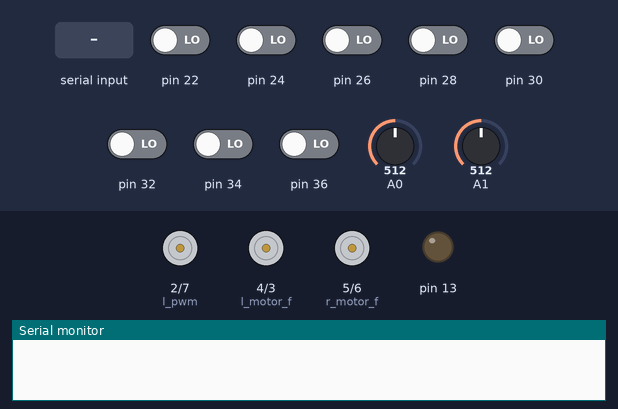
This sketch was run on a simulated Arduino Mega 2560, built with avr-gcc and run on an emulated ATmega2560. On the bench: motor-driver pin pairs drawn as motors (green arrow = first pin HIGH = forward, orange = second pin HIGH = backward, longer = more drive), output pins drawn as LEDs (lit = HIGH), the last lines printed to the serial monitor. The test bench sets the inputs (shaded band); at power-on: pin 22, pin 24, pin 26, pin 28, pin 30, pin 32, pin 34, pin 36 LOW, A0 = 512, A1 = 512.

Above: at 0.9 s.
1.0 s: "1" received over the second serial link
At 1.8 s:
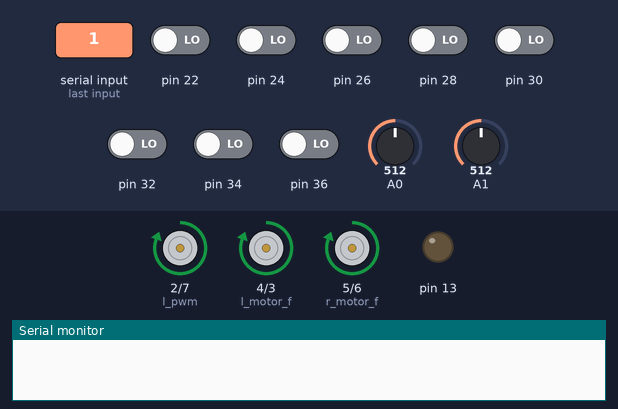
3.0 s: pin 28 driven HIGH
At 3.08 s:
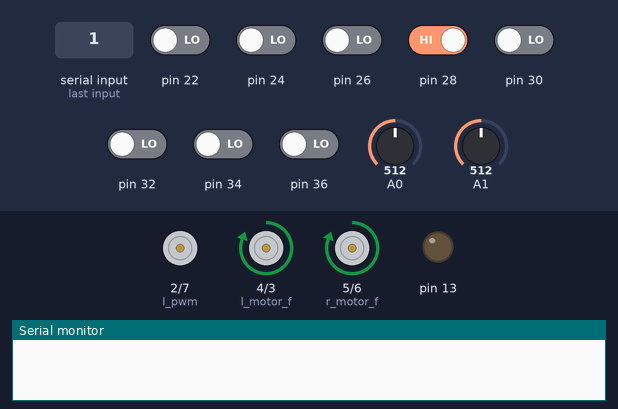
4.6 s: "0" received over the second serial link
At 5.6 s:
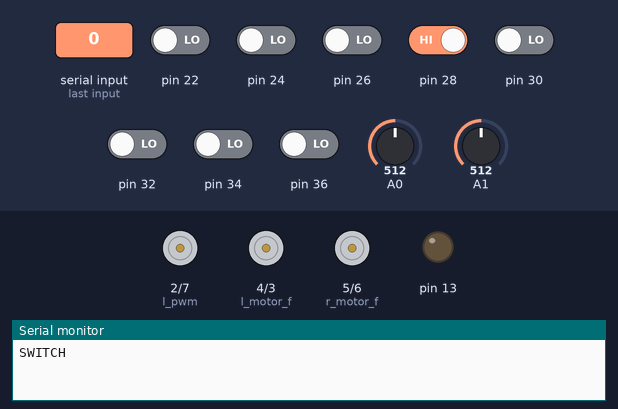
6.1 s: "2" received over the second serial link
At 6.9 s:
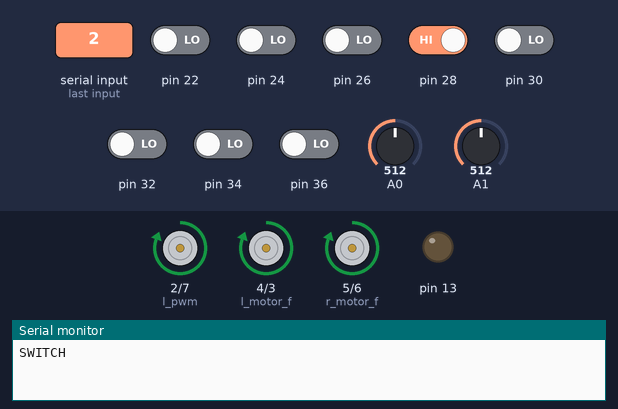
Timing chart, 0 to 9.1 s (numbered marks = the images above; inputs shaded):
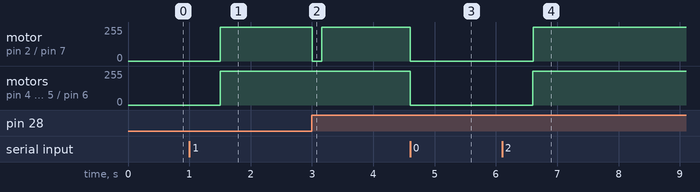

Measured:
- after the input at 1.0 s, motor on pin 2 (l_pwm) / pin 7 (r_pwm), motor on pin 4 (l_motor_f) / pin 3 (l_motor_b), motor on pin 5 (r_motor_f) / pin 6 (r_motor_b): stopped → forward 255/255 after 0.50 s
- after the input at 3.0 s, motor on pin 2 (l_pwm) / pin 7 (r_pwm): forward 255/255 → stopped at once, → forward 255/255 0.16 s later
- after the input at 4.6 s, motor on pin 2 (l_pwm) / pin 7 (r_pwm), motor on pin 4 (l_motor_f) / pin 3 (l_motor_b), motor on pin 5 (r_motor_f) / pin 6 (r_motor_b): forward 255/255 → stopped at once
- after the input at 6.1 s, motor on pin 2 (l_pwm) / pin 7 (r_pwm), motor on pin 4 (l_motor_f) / pin 3 (l_motor_b), motor on pin 5 (r_motor_f) / pin 6 (r_motor_b): stopped → forward 255/255 after 0.50 s

The sketch:

attempt_3.ino
```cpp
#include <QTRSensors.h>

/*qtrc*/
#define NUM_SENSORS 8
#define TIMEOUT 2500
#define EMITTER_PIN 38


int min_c[8] = {380, 380, 200, 100, 130, 370, 600, 520};
int max_c[8] = {1800, 1400, 900, 550, 650, 1600, 2200, 1400};
#define readline_high  1500

int pre_value;

/*Motor*/
#define l_motor_f 4
#define l_motor_b 3
#define r_motor_f 5
#define r_motor_b 6
#define l_pwm 2
#define r_pwm 7
QTRSensorsRC qtrrc((unsigned char[]) {
  22, 24, 26, 28, 30, 32, 34, 36
},
NUM_SENSORS, TIMEOUT, EMITTER_PIN);

unsigned int sensorValues[NUM_SENSORS];

unsigned int position;

//PD control
#define kp  .2
#define kd  2.2
#define max_speed 255
#define base_position 3500
int last_error = 0;

boolean black_line;
#define high 2000
#define low 500
#define turn_high 1500
#define analog_high  700
#define analog_low  500
#define right_sensor_high 900
#define right_sensor_low 300
#define left_sensor_high 900
#define left_sensor_low 300
int right_sensor; // A1
int left_sensor; // A0


void setup() {
  black_line = true;
  pinMode(l_motor_f, OUTPUT);
  pinMode(l_motor_b, OUTPUT);
  pinMode(r_motor_b, OUTPUT);
  pinMode(r_motor_f, OUTPUT);
  pinMode(l_pwm, OUTPUT);
  pinMode(r_pwm, OUTPUT);
  pinMode(13, OUTPUT);
  Serial.begin(9600);
  Serial1.begin(9600);
  right_sensor = analogRead(A1);
  left_sensor = analogRead(A0);
  Serial1.println("delays");
  while (!Serial1.available());
  Serial1.read();
  delay(500);

//  if ( right_sensor < 500 && left_sensor < 500)
//    black_line = true;
//  else
//    black_line = false;
}

void loop() {
start:
  bluetooth();
  position = readline();
  analogread();

  if (right_sensor > analog_high && (sensorValues[3] > high || sensorValues[4] > high))
  {

    analogWrite(l_pwm, 200);
    analogWrite(r_pwm, 200);
    do {
      bluetooth();
      analogread();
      if (left_sensor > analog_high)
      {
tsection:
        unsigned int tm = millis();; //track switch
        do {
          analogread();
          if ((millis() - tm) > 150)
          {
            black_line = !(black_line);
            Serial.println("SWITCH");
            goto start;
          }
        } while (left_sensor > analog_low);
      }
      analogread();
    } while (right_sensor > analog_low);
    do {
      bluetooth();
      position = readline();
    } while (sensorValues[0] < turn_high || sensorValues[1] < turn_high);
    right_turn();
  }

  else if (left_sensor > analog_high && (sensorValues[3] > high || sensorValues[4] > high))
  {
    analogWrite(l_pwm, 200);
    analogWrite(r_pwm, 200);
    do {
      bluetooth();
      analogread();
      if (right_sensor > analog_high)
        goto tsection;
    } while (left_sensor > analog_low);
    do {
      bluetooth();
      position = readline();
    } while (sensorValues[7] < turn_high || sensorValues[6] < turn_high);
    left_turn();
  }


  else
    follow_line(position);
}


void follow_line(unsigned int pos)
{
  digitalWrite(l_motor_b, LOW);
  digitalWrite(r_motor_b, LOW);
  digitalWrite(l_motor_f, HIGH);
  digitalWrite(r_motor_f, HIGH);
  int error = pos - base_position;
  int speed_var = kp * error + kd * (error - last_error);
  last_error = error;
  if (speed_var > 0) //left turn
  {
    analogWrite(l_pwm, max(0, max_speed - speed_var));
    analogWrite(r_pwm, max_speed);
  }
  else //right turn
  {
    analogWrite(r_pwm, max(0, max_speed + speed_var));
    analogWrite(l_pwm, max_speed);
  }

}


void right_turn()
{
  digitalWrite(r_motor_b, HIGH);
  digitalWrite(r_motor_f, LOW);
  digitalWrite(l_motor_b, LOW);
  digitalWrite(l_motor_f, HIGH);
  delay(300);
  do {
    bluetooth();
    position = readline();
  } while (sensorValues[3] < high && sensorValues[4] < high);
}


void left_turn()
{
  digitalWrite(l_motor_b, HIGH);
  digitalWrite(l_motor_f, LOW);
  digitalWrite(r_motor_b, LOW);
  digitalWrite(r_motor_f, HIGH);
  delay(300);
  do {
    bluetooth();
    position = readline();
  } while (sensorValues[3] < high && sensorValues[4] < high);
}


unsigned int readline()
{
  unsigned int pos = 0;
  int sum = 0;
  boolean a = false;
  qtrrc.read(sensorValues);
  for (unsigned char i = 0; i < NUM_SENSORS; i++)
  {
    sensorValues[i] = constrain(sensorValues[i], min_c[i], max_c[i]);
    if (black_line)
    {
      sensorValues[i] = map(sensorValues[i], min_c[i], max_c[i], 0, 2500);
    }
    else
    {
      sensorValues[i] = map(sensorValues[i], min_c[i], max_c[i], 2500, 0);
    }
    if (sensorValues[i] > readline_high)
      a = true;
    pos += (i * 1000 * sensorValues[i]);
    sum += sensorValues[i];
  }
  if (a)
  {
    pos = pos / sum;
    pre_value = pos;
  }
  else
  {
    if (pre_value > 6000)
      pos = (NUM_SENSORS - 1) * 1000;
    else if (pre_value < 1000)
      pos = 0;
    else
      pos = pre_value;
  }
  return pos;
}

void analogread()
{
  right_sensor = analogRead(A0); //right
  left_sensor = analogRead(A1);
  right_sensor = (right_sensor, right_sensor_low, right_sensor_high);
  left_sensor = (left_sensor, left_sensor_low, left_sensor_high);
  if (black_line)
  {
    right_sensor = map(right_sensor, right_sensor_low, right_sensor_high, 0, 1000);
    left_sensor = map(left_sensor, left_sensor_low, left_sensor_high, 0, 1000);
  }
  else
  {
    right_sensor = map(right_sensor, right_sensor_low, right_sensor_high, 1000, 0);
    left_sensor = map(left_sensor, left_sensor_low, left_sensor_high, 1000, 0);
  }
}

void bluetooth()
{
  if (Serial1.available() > 0)
  {
    stop();
    char a = Serial1.read();
    Serial1.println("delays");
    while (!Serial1.available());
    Serial1.read();
    delay(500);
  }
}

void stop()
{
  digitalWrite(l_motor_b, LOW);
  digitalWrite(r_motor_b, LOW);
  digitalWrite(l_motor_f, LOW);
  digitalWrite(r_motor_f, LOW);
  analogWrite(l_pwm, 0);
  analogWrite(r_pwm, 0);
}
```
